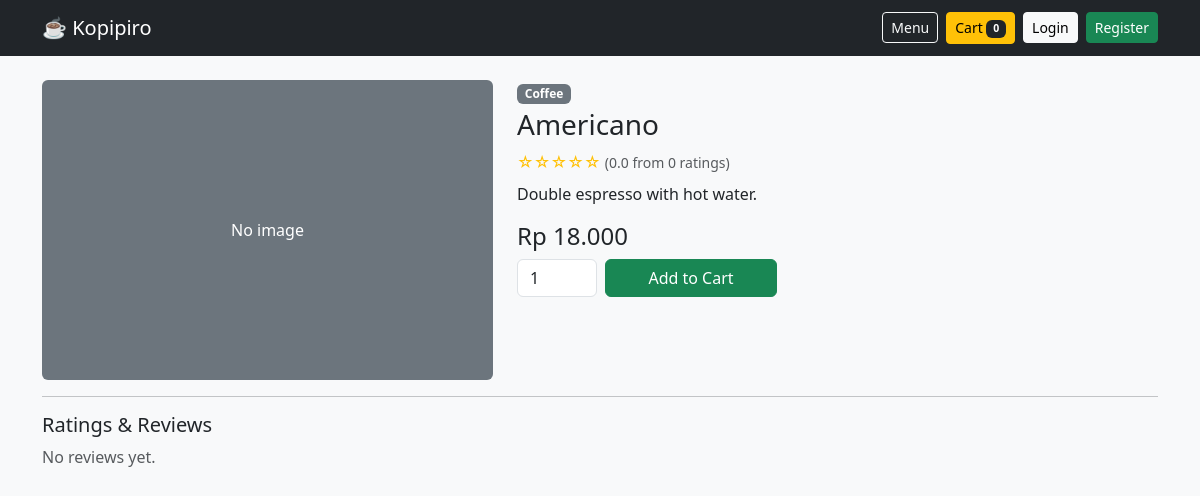
/product.php?id=2, run on the app's committed database.
### tables this page shows
CREATE TABLE products (
  id INT AUTO_INCREMENT PRIMARY KEY,
  category_id INT NOT NULL,
  name VARCHAR(100) NOT NULL,
  description TEXT,
  price INT NOT NULL,
  image VARCHAR(255) DEFAULT NULL,
  created_at TIMESTAMP DEFAULT CURRENT_TIMESTAMP,
  FOREIGN KEY (category_id) REFERENCES categories(id)
);

CREATE TABLE categories (
  id INT AUTO_INCREMENT PRIMARY KEY,
  name VARCHAR(50) NOT NULL
);

### auth.php (called while the page is built, shortened)
<?php
function current_role() { return $_SESSION['role'] ?? 'guest'; }
function is_owner() { return current_role() === 'owner'; }
function is_cashier() { return current_role() === 'cashier'; }
function is_customer() { return current_role() === 'customer'; }
function price_for($price)
{
    return is_customer() ? (int) round($price * (1 - DISCOUNT_RATE)) : (int) $price;
}
function rupiah($n) { return 'Rp ' . number_format($n, 0, ',', '.'); }
function stars($avg)
{
    $r = (int) round($avg);
    return str_repeat('★', $r) . str_repeat('☆', 5 - $r);
}

### product.php (the view, shortened to what this page needs)
<?php
include 'auth.php';
include 'config.php';
$id = (int) ($_GET['id'] ?? 0);
$stmt = mysqli_prepare($conn, "SELECT p.*, c.name AS cat_name, COALESCE(AVG(r.rating), 0) AS avg_rating, COUNT(r.id) AS n_rating
    FROM products p JOIN categories c ON p.category_id = c.id
    LEFT JOIN reviews r ON r.product_id = p.id WHERE p.id = ? GROUP BY p.id");
mysqli_stmt_bind_param($stmt, "i", $id);
mysqli_stmt_execute($stmt);
$p = mysqli_fetch_assoc(mysqli_stmt_get_result($stmt));
$rev = mysqli_prepare($conn, "SELECT r.rating, r.comment, r.created_at, u.username FROM reviews r JOIN users u ON r.user_id = u.id WHERE r.product_id = ? ORDER BY r.id DESC");
mysqli_stmt_bind_param($rev, "i", $id);
mysqli_stmt_execute($rev);
$reviews = mysqli_stmt_get_result($rev);
include 'header.php';
?>
<div class="row g-4">
    <div class="col-md-5">
        <?php if ($p['image']): ?>
            <img src="uploads/<?= htmlspecialchars($p['image']) ?>" class="img-fluid rounded shadow-sm" alt="">
        <?php else: ?>
            <div class="bg-secondary text-white d-flex align-items-center justify-content-center rounded" style="height:300px">No image</div>
        <?php endif; ?>
    </div>
    <div class="col-md-7">
        <span class="badge bg-secondary"><?= htmlspecialchars($p['cat_name']) ?></span>
        <h3 class="mt-1"><?= htmlspecialchars($p['name']) ?></h3>
        <div class="text-warning"><?= stars($p['avg_rating']) ?>
            <span class="text-muted small">(<?= number_format($p['avg_rating'], 1) ?> from <?= (int) $p['n_rating'] ?> ratings)</span></div>
        <p class="mt-2"><?= nl2br(htmlspecialchars($p['description'] ?? '')) ?></p>
        <h4>
            <?= rupiah(price_for($p['price'])) ?>
        </h4>
        <?php if (!is_owner() && !is_cashier()): ?>
            <form method="POST" action="cart.php" class="d-flex gap-2" style="max-width:260px">
                <input type="number" name="qty" value="1" min="1" max="99" class="form-control" style="width:80px">
                <button class="btn btn-success flex-grow-1">Add to Cart</button>
            </form>
        <?php endif; ?>
    </div>
</div>
<hr>
<h5>Ratings &amp; Reviews</h5>
<?php if (mysqli_num_rows($reviews) === 0): ?><p class="text-muted">No reviews yet.</p><?php endif; ?>
<?php include 'footer.php'; ?>

### data on the page
products: category.name "Coffee", name "Americano", description "Double espresso with hot water.", price "Rp 18.000"

### other printed values
cart_count() "0"
stars($p['avg_rating']) "☆☆☆☆☆"
$p['avg_rating'] "0.0"
$p['n_rating'] "0"
